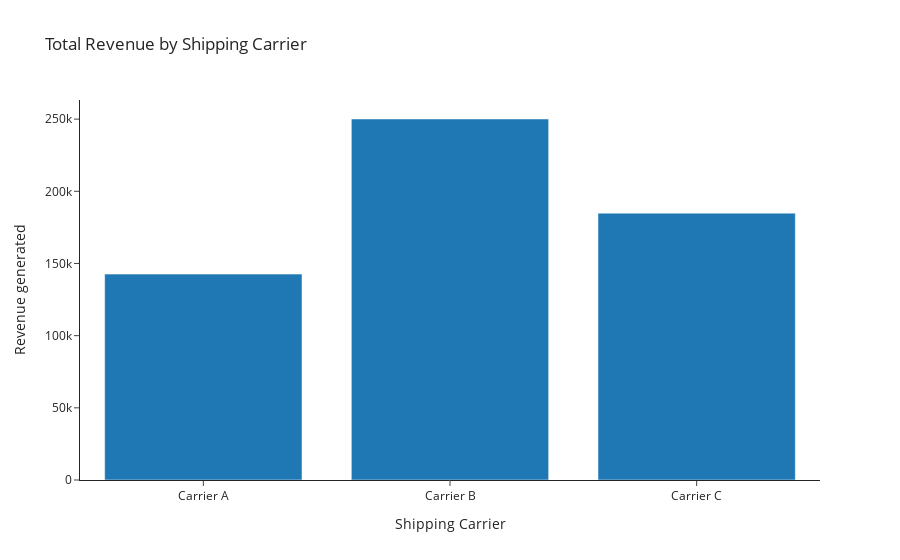

The notebook cell saved with this chart:
### Code cell
total_revenue = df.groupby('Shipping carriers')['Revenue generated'].sum().reset_index()
fig = go.Figure()
fig.add_trace(go.Bar(x = total_revenue['Shipping carriers'] , y = total_revenue['Revenue generated'],))
fig.update_layout(title = 'Total Revenue by Shipping Carrier' , xaxis_title = 'Shipping Carrier' , yaxis_title = 'Revenue generated')
fig.show()

### Figure 1 — Plotly figure (JSON) as saved in the notebook; plotly's stock layout.template omitted (floating-point values rounded to 4 significant figures)
{"data": [{"type": "bar", "x": ["Carrier A", "Carrier B", "Carrier C"], "y": [142600.0, 250100.0, 184900.0]}], "layout": {"title": {"text": "Total Revenue by Shipping Carrier"}, "xaxis": {"title": {"text": "Shipping Carrier"}}, "yaxis": {"title": {"text": "Revenue generated"}}}}
